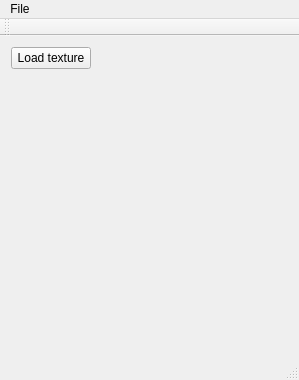
<?xml version="1.0" encoding="UTF-8"?>
<ui version="4.0">
 <class>MainWindow</class>
 <widget class="QMainWindow" name="MainWindow">
  <property name="geometry">
   <rect>
    <x>0</x>
    <y>0</y>
    <width>299</width>
    <height>380</height>
   </rect>
  </property>
  <property name="windowTitle">
   <string>MainWindow</string>
  </property>
  <widget class="QWidget" name="centralWidget">
   <layout class="QGridLayout" name="gridLayout">
    <item row="0" column="0">
     <layout class="QVBoxLayout" name="verticalLayout">
      <item>
       <layout class="QHBoxLayout" name="horizontalLayout">
        <item>
         <widget class="QPushButton" name="btnLoad">
          <property name="text">
           <string>Load texture</string>
          </property>
         </widget>
        </item>
        <item>
         <spacer name="horizontalSpacer">
          <property name="orientation">
           <enum>Qt::Horizontal</enum>
          </property>
          <property name="sizeHint" stdset="0">
           <size>
            <width>40</width>
            <height>20</height>
           </size>
          </property>
         </spacer>
        </item>
       </layout>
      </item>
      <item>
       <widget class="OpenGLWidget" name="panel" native="true">
        <property name="minimumSize">
         <size>
          <width>256</width>
          <height>256</height>
         </size>
        </property>
       </widget>
      </item>
     </layout>
    </item>
   </layout>
  </widget>
  <widget class="QMenuBar" name="menuBar">
   <property name="geometry">
    <rect>
     <x>0</x>
     <y>0</y>
     <width>299</width>
     <height>22</height>
    </rect>
   </property>
   <widget class="QMenu" name="menuFile">
    <property name="title">
     <string>File</string>
    </property>
    <addaction name="actLoad"/>
   </widget>
   <addaction name="menuFile"/>
  </widget>
  <widget class="QToolBar" name="mainToolBar">
   <attribute name="toolBarArea">
    <enum>TopToolBarArea</enum>
   </attribute>
   <attribute name="toolBarBreak">
    <bool>false</bool>
   </attribute>
  </widget>
  <widget class="QStatusBar" name="statusBar"/>
  <action name="actLoad">
   <property name="text">
    <string>Open...</string>
   </property>
  </action>
 </widget>
 <layoutdefault spacing="6" margin="11"/>
 <customwidgets>
  <customwidget>
   <class>OpenGLWidget</class>
   <extends>QWidget</extends>
   <header>openglwidget.h</header>
   <container>1</container>
  </customwidget>
 </customwidgets>
 <resources/>
 <connections>
  <connection>
   <sender>btnLoad</sender>
   <signal>clicked()</signal>
   <receiver>MainWindow</receiver>
   <slot>loadTexture()</slot>
   <hints>
    <hint type="sourcelabel">
     <x>80</x>
     <y>51</y>
    </hint>
    <hint type="destinationlabel">
     <x>183</x>
     <y>50</y>
    </hint>
   </hints>
  </connection>
  <connection>
   <sender>actLoad</sender>
   <signal>triggered()</signal>
   <receiver>MainWindow</receiver>
   <slot>loadTexture()</slot>
   <hints>
    <hint type="sourcelabel">
     <x>-1</x>
     <y>-1</y>
    </hint>
    <hint type="destinationlabel">
     <x>137</x>
     <y>178</y>
    </hint>
   </hints>
  </connection>
 </connections>
 <slots>
  <slot>loadTexture()</slot>
 </slots>
</ui>
